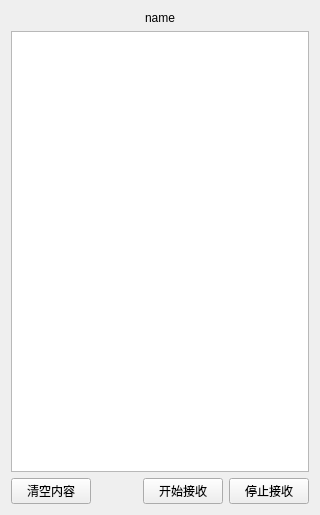
<?xml version="1.0" encoding="UTF-8"?>
<ui version="4.0">
 <class>SerialPortShowWidget</class>
 <widget class="QWidget" name="SerialPortShowWidget">
  <property name="geometry">
   <rect>
    <x>0</x>
    <y>0</y>
    <width>320</width>
    <height>515</height>
   </rect>
  </property>
  <property name="windowTitle">
   <string>SerialPortShowWidget</string>
  </property>
  <layout class="QVBoxLayout" name="verticalLayout">
   <item>
    <widget class="QLabel" name="label_name">
     <property name="text">
      <string>name</string>
     </property>
     <property name="alignment">
      <set>Qt::AlignCenter</set>
     </property>
    </widget>
   </item>
   <item>
    <widget class="QListView" name="listView_recv"/>
   </item>
   <item>
    <layout class="QHBoxLayout" name="horizontalLayout">
     <item>
      <widget class="QPushButton" name="pushButton_clear">
       <property name="text">
        <string>清空内容</string>
       </property>
      </widget>
     </item>
     <item>
      <spacer name="horizontalSpacer">
       <property name="orientation">
        <enum>Qt::Horizontal</enum>
       </property>
       <property name="sizeHint" stdset="0">
        <size>
         <width>40</width>
         <height>20</height>
        </size>
       </property>
      </spacer>
     </item>
     <item>
      <widget class="QPushButton" name="pushButton_recv_start">
       <property name="text">
        <string>开始接收</string>
       </property>
      </widget>
     </item>
     <item>
      <widget class="QPushButton" name="pushButton_recv_stop">
       <property name="text">
        <string>停止接收</string>
       </property>
      </widget>
     </item>
    </layout>
   </item>
  </layout>
 </widget>
 <layoutdefault spacing="6" margin="11"/>
 <resources/>
 <connections/>
</ui>
